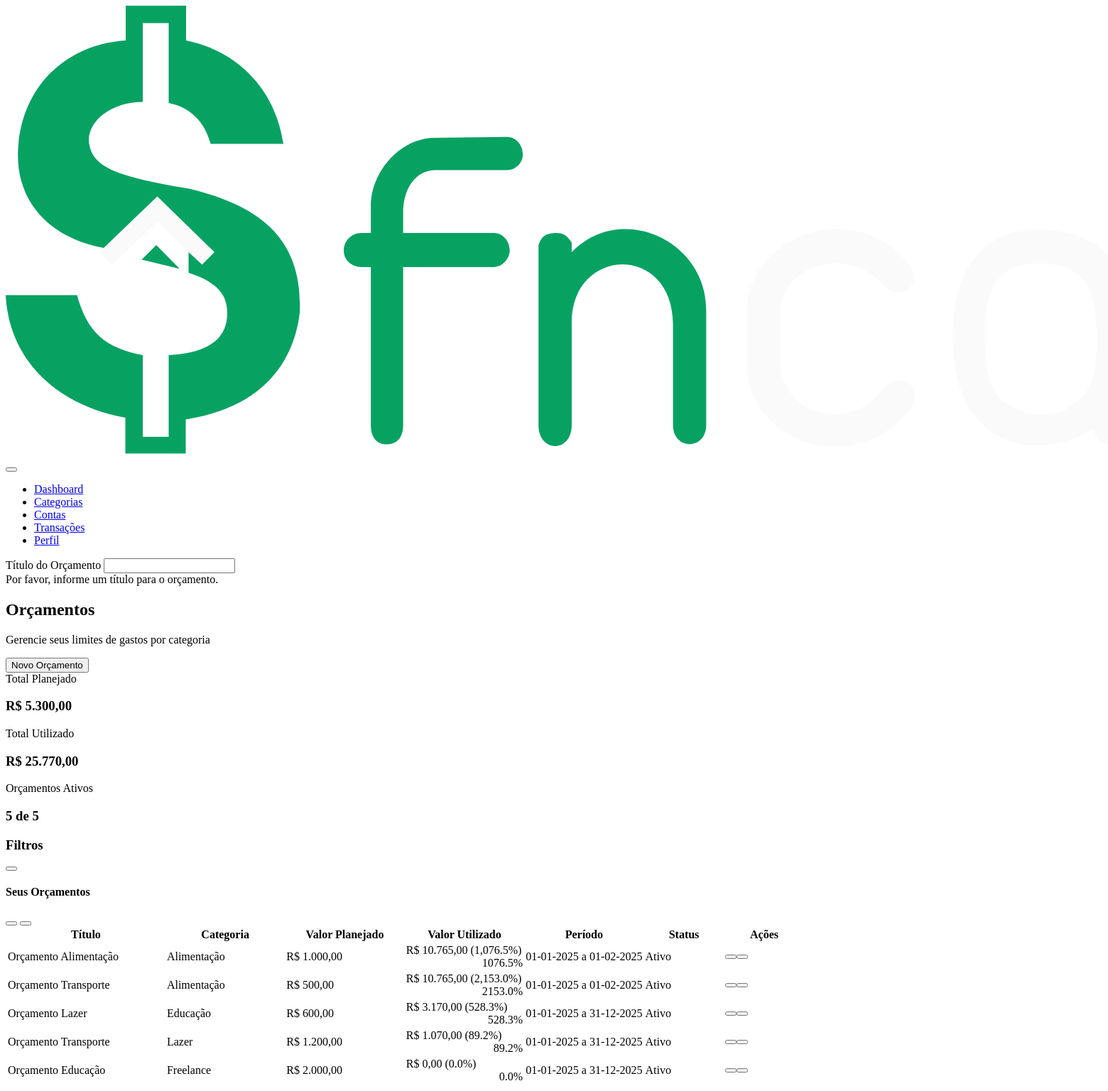
/pages/orcamento.php, run on the app's committed database.
### tables this page shows
CREATE TABLE ORCAMENTO (
    ID_Orcamento INT AUTO_INCREMENT PRIMARY KEY,
    Titulo varchar(255) not null,
    Valor DECIMAL(15,2) NOT NULL,
    Inicio date not null,
    Fim date not null,
    Descricao VARCHAR(255) default '-',
    Ativo boolean default true,
    ID_Categoria INT NOT NULL,
    ID_Usuario INT NOT NULL,
    CONSTRAINT FK_Orcamento_Categoria FOREIGN KEY (ID_Categoria) 
        REFERENCES CATEGORIA(ID_Categoria) ON DELETE CASCADE,
    CONSTRAINT FK_Orcamento_Usuario FOREIGN KEY (ID_Usuario) 
        REFERENCES USUARIO(ID_Usuario) ON DELETE CASCADE
);

CREATE TABLE CATEGORIA (
    ID_Categoria INT AUTO_INCREMENT PRIMARY KEY,
    Nome VARCHAR(100) NOT NULL,
    Tipo ENUM('Despesa', 'Receita') NOT NULL,
    Descricao TEXT,
    Ativa BOOLEAN NOT NULL DEFAULT TRUE,
    ID_CategoriaPai INT,
    ID_Usuario INT NOT NULL,
    CONSTRAINT FK_Categoria_CategoriaPai FOREIGN KEY (ID_CategoriaPai) 
        REFERENCES CATEGORIA(ID_Categoria) ON DELETE SET NULL,
    CONSTRAINT FK_Categoria_Usuario FOREIGN KEY (ID_Usuario) 
        REFERENCES USUARIO(ID_Usuario) ON DELETE CASCADE
);

### pages/orcamentos/funcoes.php (called while the page is built, shortened)
<?php
require_once '../conexao.php';
function obterOrcamentos() {
    global $conn;
    $sql = "SELECT
                o.*,
                c.Nome AS NomeCategoria,
                DATE_FORMAT(o.Inicio, '%d-%m-%Y') AS InicioFormatado,
                DATE_FORMAT(o.Fim, '%d-%m-%Y') AS FimFormatado,
                COALESCE(g.TotalGasto, 0) AS GastoAtual,
                (o.Valor - COALESCE(g.TotalGasto, 0)) AS SaldoDisponivel
            FROM ORCAMENTO o
            LEFT JOIN CATEGORIA c ON o.ID_Categoria = c.ID_Categoria
            LEFT JOIN (
                SELECT
                    t.ID_Categoria,
                    SUM(CASE WHEN t.Tipo = 'Despesa' AND t.Status = 'Efetivada' THEN t.Valor ELSE 0 END) AS TotalGasto
                FROM TRANSACAO t
                GROUP BY t.ID_Categoria
            ) g ON g.ID_Categoria = o.ID_Categoria
            ORDER BY o.Ativo DESC, o.Inicio DESC";
    $result = $conn->query($sql);
    $orcamentos = array();
    if ($result && $result->num_rows > 0) {
        while ($row = $result->fetch_assoc()) {
            $row['Inicio'] = $row['InicioFormatado'];
            $row['Fim'] = $row['FimFormatado'];
            unset($row['InicioFormatado']);
            unset($row['FimFormatado']);
            $orcamentos[] = $row;
        }
    }
    return $orcamentos;
}
?>

### pages/orcamento.php (the view, shortened to what this page needs)
<?php
require_once 'sidebar.php';
require_once 'orcamentos/funcoes.php';
include_once 'orcamentos/modal.php';
?>
<link rel="stylesheet" href="orcamentos/orcamento.css">
<div class="container py-6">
    <div class="mb-6">
        <div class="flex items-center justify-between mb-4">
            <div>
                <h2 class="text-2xl font-bold mb-1">Orçamentos</h2>
                <p class="text-muted">Gerencie seus limites de gastos por categoria</p>
            </div>
            <button class="btn btn-primary btn-icon" data-toggle="modal" data-target="#orcamentoModal">
                Novo Orçamento
            </button>
        </div>
        <div class="d-flex justify-between gap-4 mt-5">
            <?php
            $orcamentos = obterOrcamentos();
            $totalOrcamentos = count($orcamentos);
            $totalPlanejado = 0;
            $totalGasto = 0;
            $orcamentosAtivos = 0;
            foreach ($orcamentos as $orcamento) {
                $totalPlanejado += $orcamento['Valor'];
                $totalGasto += $orcamento['GastoAtual'];
                if ($orcamento['Ativo'] == 1) {
                    $orcamentosAtivos++;
                }
            }
            ?>
            <div class="summary-card income fade-in animation-delay-100 w-full">
                <span class="summary-label">Total Planejado</span>
                <div class="d-flex justify-between items-center">
                    <h3 class="summary-value income">R$ <?php echo number_format($totalPlanejado, 2, ',', '.'); ?></h3>
                </div>
            </div>
            <div class="summary-card expense fade-in animation-delay-200 w-full">
                <span class="summary-label">Total Utilizado</span>
                <div class="d-flex justify-between items-center">
                    <h3 class="summary-value expense">R$ <?php echo number_format($totalGasto, 2, ',', '.'); ?></h3>
                </div>
            </div>
            <div class="summary-card balance fade-in animation-delay-300 w-full">
                <span class="summary-label">Orçamentos Ativos</span>
                <div class="d-flex justify-between items-center">
                    <h3 class="summary-value"><?php echo $orcamentosAtivos; ?> de <?php echo $totalOrcamentos; ?></h3>
                </div>
            </div>
        </div>
    </div>
    <div class="filter-container scale-on-load mb-5">
        <div class="filter-header" role="button" tabindex="0" aria-expanded="false" aria-controls="filterContent">
            <h3 class="filter-title">
                <i class="fas fa-filter me-2" aria-hidden="true"></i> Filtros
            </h3>
            <button class="btn-action" id="toggleFilter" aria-label="Expandir filtros">
            </button>
        </div>
    </div>
    <div class="transaction-table-container fade-in-up">
        <div class="p-4 flex justify-between items-center border-bottom">
            <h4 class="font-semibold m-0">Seus Orçamentos</h4>
            <div class="flex gap-2">
                <button class="btn-action" title="Exportar para Excel">
                </button>
                <button class="btn-action" title="Imprimir">
                </button>
            </div>
        </div>
        <table class="transaction-table">
            <thead>
                <tr>
                    <th width="20%">Título</th>
                    <th width="15%">Categoria</th>
                    <th width="15%">Valor Planejado</th>
                    <th width="15%">Valor Utilizado</th>
                    <th width="15%">Período</th>
                    <th width="10%">Status</th>
                    <th width="10%" class="text-center">Ações</th>
                </tr>
            </thead>
            <tbody id="tabelaOrcamentos">
                <?php
                if (empty($orcamentos)) {
                    echo '<tr><td colspan="7">';
                    echo '<div class="empty-state my-5">';
                    echo '<i class="fas fa-calculator empty-state__icon"></i>';
                    echo '<h3 class="empty-state__title">Nenhum orçamento encontrado</h3>';
                    echo '<p class="empty-state__description">Comece a criar orçamentos para controlar seus gastos por categoria.</p>';
                    echo '<button class="btn btn-primary btn-icon" data-toggle="modal" data-target="#orcamentoModal">';
                    echo '<i class="fas fa-plus me-2"></i> Criar Primeiro Orçamento';
                    echo '</button>';
                    echo '</div>';
                    echo '</td></tr>';
                } else {
                    $delay = 100;
                    foreach ($orcamentos as $orcamento) {
                        $percentualUso = $orcamento['Valor'] > 0 ? ($orcamento['GastoAtual'] / $orcamento['Valor']) * 100 : 0;
                        $classePercentual = '';
                        if ($percentualUso >= 100) {
                            $classePercentual = 'text-danger';
                        } elseif ($percentualUso >= 80) {
                            $classePercentual = 'text-warning';
                        } else {
                            $classePercentual = 'text-success';
                        }
                        $statusBadgeClass = $orcamento['Ativo'] ? 'badge-success' : 'badge-canceled';
                        $statusTexto = $orcamento['Ativo'] ? 'Ativo' : 'Inativo';
                        $statusIcone = $orcamento['Ativo'] ? 'fa-check-circle' : 'fa-times-circle';
                        echo "<tr class='fade-in-up' style='animation-delay: {$delay}ms'>";
                        echo "<td class='font-medium'>" . htmlspecialchars($orcamento['Titulo']) . "</td>";
                        echo "<td>" . htmlspecialchars($orcamento['NomeCategoria']) . "</td>";
                        echo "<td class='font-semibold'>R$ " . number_format($orcamento['Valor'], 2, ',', '.') . "</td>";
                        echo "<td>";
                        echo "R$ " . number_format($orcamento['GastoAtual'], 2, ',', '.');
                        echo " <span class='{$classePercentual}'>";
                        echo "(" . number_format($percentualUso, 1) . "%)";
                        echo "</span>";
                        echo "</td>";
                        echo "<td>" . $orcamento['Inicio'] . " a " . $orcamento['Fim'] . "</td>";
                        echo "<td><span class='badge {$statusBadgeClass}'>" .
                             "<i class='fas {$statusIcone} me-1'></i>" .
                             $statusTexto . "</span></td>";
                        echo "<td>";
                        echo "<div class='flex justify-center gap-2'>";
                        echo "<button class='btn-action edit' title='Editar' data-toggle='modal' data-target='#editarOrcamentoModal'
                               data-id='" . $orcamento['ID_Orcamento'] . "'
                               data-titulo='" . htmlspecialchars($orcamento['Titulo']) . "'
                               data-categoria-id='" . $orcamento['ID_Categoria'] . "'
                               data-valor='" . $orcamento['Valor'] . "'
                               data-inicio='" . $orcamento['Inicio'] . "'
                               data-fim='" . $orcamento['Fim'] . "'
                               data-descricao='" . htmlspecialchars($orcamento['Descricao']) . "'
                               data-status='" . $orcamento['Ativo'] . "'>
                              <i class='fas fa-edit'></i>
                              </button>";
                        echo "<button class='btn-action delete' title='Excluir' data-toggle='modal' data-target='#excluirOrcamentoModal'
                               data-id='" . $orcamento['ID_Orcamento'] . "'
                               data-titulo='" . htmlspecialchars($orcamento['Titulo']) . "'>
                              <i class='fas fa-trash-alt'></i>
                              </button>";
                        echo "</div>";
                        echo "</td>";
                        echo "</tr>";
                        $delay += 50;
                    }
                }
                ?>
            </tbody>
        </table>
    </div>
</div>
<?php
require_once 'footer.php';
?>

### data on the page
orcamento: Titulo "Orçamento Alimentação", ID_Categoria.Nome "Alimentação", Valor "1.000,00", GastoAtual "10.765,00", percentualUso "1,076.5", Inicio "01-01-2025", Fim "01-02-2025", Ativo "Ativo"
orcamento: Titulo "Orçamento Transporte", ID_Categoria.Nome "Alimentação", Valor "500,00", GastoAtual "10.765,00", percentualUso "2,153.0", Inicio "01-01-2025", Fim "01-02-2025", Ativo "Ativo"
orcamento: Titulo "Orçamento Lazer", ID_Categoria.Nome "Educação", Valor "600,00", GastoAtual "3.170,00", percentualUso "528.3", Inicio "01-01-2025", Fim "31-12-2025", Ativo "Ativo"
orcamento: Titulo "Orçamento Transporte", ID_Categoria.Nome "Lazer", Valor "1.200,00", GastoAtual "1.070,00", percentualUso "89.2", Inicio "01-01-2025", Fim "31-12-2025", Ativo "Ativo"
orcamento: Titulo "Orçamento Educação", ID_Categoria.Nome "Freelance", Valor "2.000,00", GastoAtual "0,00", percentualUso "0.0", Inicio "01-01-2025", Fim "31-12-2025", Ativo "Ativo"

### other printed values
$totalPlanejado "5.300,00"
$totalGasto "25.770,00"
$orcamentosAtivos "5"
$totalOrcamentos "5"
